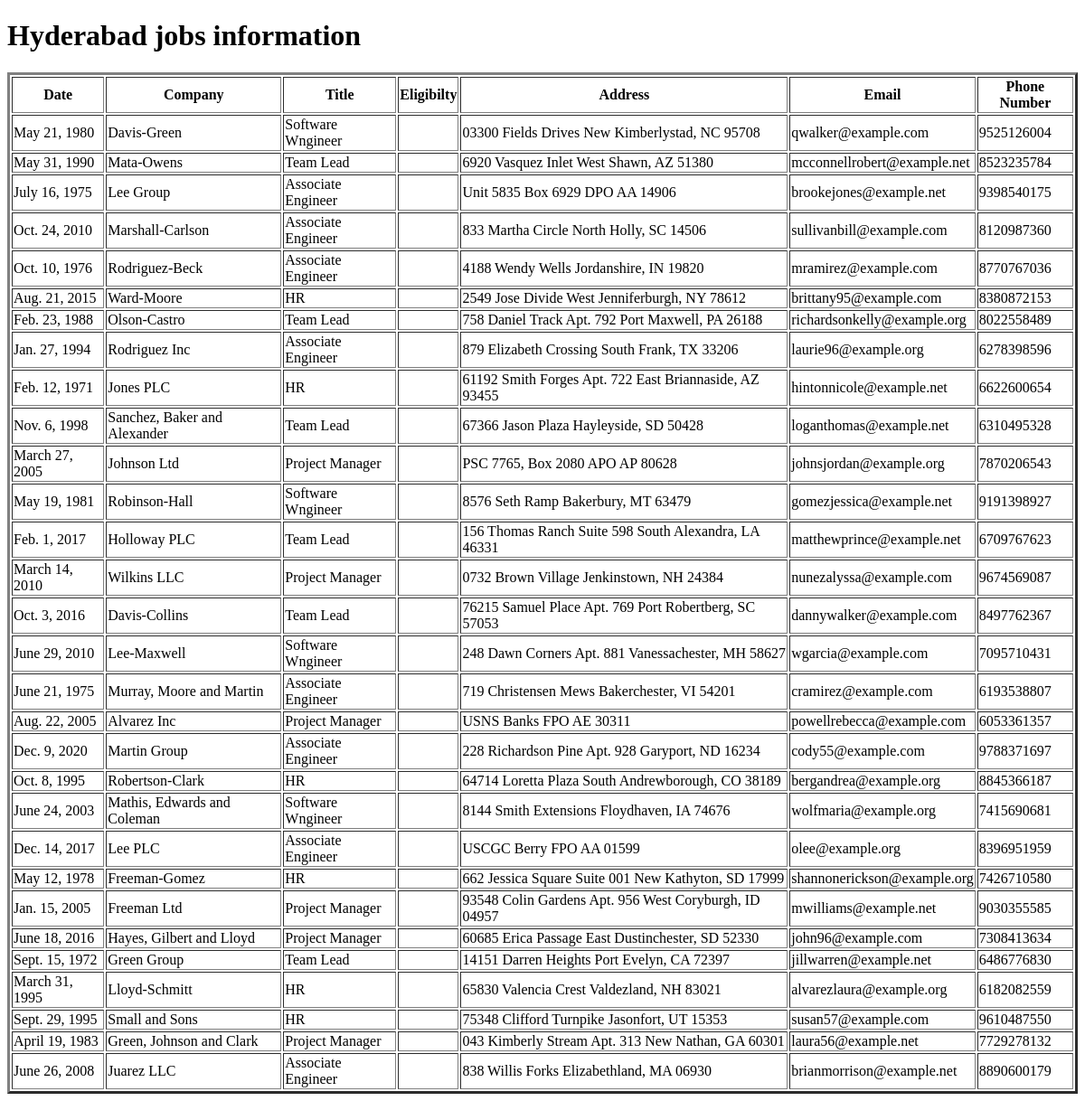
/hydjobsinfo/, run on the app's committed database.
### testapp/models.py (models this page shows)
class HydJobs(models.Model):
    date = models.DateField()
    qcompany = models.CharField(max_length=64)
    title = models.CharField(max_length=64)
    address = models.CharField(max_length=64)
    email = models.EmailField()
    phonenumber = models.BigIntegerField()

### testapp/views.py (the view)
# urls.py: path('hydjobsinfo/',views.hydjobs_view)
def hydjobs_view(request):
    jobs_list=HydJobs.objects.all()
    my_dict={'jobs_list':jobs_list}
    return render(request,'testapp/hydjobs.html',my_dict)

### templates/testapp/hydjobs.html (shortened to what this page needs)
<!DOCTYPE html>
{%load static%}
<html lang="en" dir="ltr">
  <head>
    <link rel="stylesheet" href="{% static 'css/jobs1.css' %}">
  </head>
  <body>
    <h1>Hyderabad jobs information</h1>
    {% if jobs_list %}
    <table border="3">
      <thead>
        <th>Date</th>
        <th>Company</th>
        <th>Title</th>
        <th>Eligibilty</th>
        <th>Address</th>
        <th>Email</th>
        <th>Phone Number</th>
      </thead>
      {% for job in jobs_list %}
      <tr>
        <td>{{job.date}}</td>
        <td>{{job.qcompany}}</td>
        <td>{{job.title}}</td>
        <td>{{job.eligibilty}}</td>
        <td>{{job.address}}</td>
        <td>{{job.email}}</td>
        <td>{{job.phonenumber}}</td>
      </tr>
      {% endfor %}
    </table>
    {% else %}
    <p>No jobs in hyd</p>
    {% endif %}
  </body>
</html>

### data on the page
HydJobs: date "May 21, 1980", qcompany "Davis-Green", title "Software Wngineer", address "03300 Fields Drives New Kimberlystad, NC 95708", email "qwalker@example.com", phonenumber "9525126004"
HydJobs: date "May 31, 1990", qcompany "Mata-Owens", title "Team Lead", address "6920 Vasquez Inlet West Shawn, AZ 51380", email "mcconnellrobert@example.net", phonenumber "8523235784"
HydJobs: date "July 16, 1975", qcompany "Lee Group", title "Associate Engineer", address "Unit 5835 Box 6929 DPO AA 14906", email "brookejones@example.net", phonenumber "9398540175"
HydJobs: date "Oct. 24, 2010", qcompany "Marshall-Carlson", title "Associate Engineer", address "833 Martha Circle North Holly, SC 14506", email "sullivanbill@example.com", phonenumber "8120987360"
HydJobs: date "Oct. 10, 1976", qcompany "Rodriguez-Beck", title "Associate Engineer", address "4188 Wendy Wells Jordanshire, IN 19820", email "mramirez@example.com", phonenumber "8770767036"
HydJobs: date "Aug. 21, 2015", qcompany "Ward-Moore", title "HR", address "2549 Jose Divide West Jenniferburgh, NY 78612", email "brittany95@example.com", phonenumber "8380872153"
HydJobs: date "Feb. 23, 1988", qcompany "Olson-Castro", title "Team Lead", address "758 Daniel Track Apt. 792 Port Maxwell, PA 26188", email "richardsonkelly@example.org", phonenumber "8022558489"
HydJobs: date "Jan. 27, 1994", qcompany "Rodriguez Inc", title "Associate Engineer", address "879 Elizabeth Crossing South Frank, TX 33206", email "laurie96@example.org", phonenumber "6278398596"
HydJobs: date "Feb. 12, 1971", qcompany "Jones PLC", title "HR", address "61192 Smith Forges Apt. 722 East Briannaside, AZ 93455", email "hintonnicole@example.net", phonenumber "6622600654"
HydJobs: date "Nov. 6, 1998", qcompany "Sanchez, Baker and Alexander", title "Team Lead", address "67366 Jason Plaza Hayleyside, SD 50428", email "loganthomas@example.net", phonenumber "6310495328"
HydJobs: date "March 27, 2005", qcompany "Johnson Ltd", title "Project Manager", address "PSC 7765, Box 2080 APO AP 80628", email "johnsjordan@example.org", phonenumber "7870206543"
HydJobs: date "May 19, 1981", qcompany "Robinson-Hall", title "Software Wngineer", address "8576 Seth Ramp Bakerbury, MT 63479", email "gomezjessica@example.net", phonenumber "9191398927"
HydJobs: date "Feb. 1, 2017", qcompany "Holloway PLC", title "Team Lead", address "156 Thomas Ranch Suite 598 South Alexandra, LA 46331", email "matthewprince@example.net", phonenumber "6709767623"
HydJobs: date "March 14, 2010", qcompany "Wilkins LLC", title "Project Manager", address "0732 Brown Village Jenkinstown, NH 24384", email "nunezalyssa@example.com", phonenumber "9674569087"
HydJobs: date "Oct. 3, 2016", qcompany "Davis-Collins", title "Team Lead", address "76215 Samuel Place Apt. 769 Port Robertberg, SC 57053", email "dannywalker@example.com", phonenumber "8497762367"
HydJobs: date "June 29, 2010", qcompany "Lee-Maxwell", title "Software Wngineer", address "248 Dawn Corners Apt. 881 Vanessachester, MH 58627", email "wgarcia@example.com", phonenumber "7095710431"
HydJobs: date "June 21, 1975", qcompany "Murray, Moore and Martin", title "Associate Engineer", address "719 Christensen Mews Bakerchester, VI 54201", email "cramirez@example.com", phonenumber "6193538807"
HydJobs: date "Aug. 22, 2005", qcompany "Alvarez Inc", title "Project Manager", address "USNS Banks FPO AE 30311", email "powellrebecca@example.com", phonenumber "6053361357"
HydJobs: date "Dec. 9, 2020", qcompany "Martin Group", title "Associate Engineer", address "228 Richardson Pine Apt. 928 Garyport, ND 16234", email "cody55@example.com", phonenumber "9788371697"
HydJobs: date "Oct. 8, 1995", qcompany "Robertson-Clark", title "HR", address "64714 Loretta Plaza South Andrewborough, CO 38189", email "bergandrea@example.org", phonenumber "8845366187"
HydJobs: date "June 24, 2003", qcompany "Mathis, Edwards and Coleman", title "Software Wngineer", address "8144 Smith Extensions Floydhaven, IA 74676", email "wolfmaria@example.org", phonenumber "7415690681"
HydJobs: date "Dec. 14, 2017", qcompany "Lee PLC", title "Associate Engineer", address "USCGC Berry FPO AA 01599", email "olee@example.org", phonenumber "8396951959"
HydJobs: date "May 12, 1978", qcompany "Freeman-Gomez", title "HR", address "662 Jessica Square Suite 001 New Kathyton, SD 17999", email "shannonerickson@example.org", phonenumber "7426710580"
HydJobs: date "Jan. 15, 2005", qcompany "Freeman Ltd", title "Project Manager", address "93548 Colin Gardens Apt. 956 West Coryburgh, ID 04957", email "mwilliams@example.net", phonenumber "9030355585"
HydJobs: date "June 18, 2016", qcompany "Hayes, Gilbert and Lloyd", title "Project Manager", address "60685 Erica Passage East Dustinchester, SD 52330", email "john96@example.com", phonenumber "7308413634"
HydJobs: date "Sept. 15, 1972", qcompany "Green Group", title "Team Lead", address "14151 Darren Heights Port Evelyn, CA 72397", email "jillwarren@example.net", phonenumber "6486776830"
HydJobs: date "March 31, 1995", qcompany "Lloyd-Schmitt", title "HR", address "65830 Valencia Crest Valdezland, NH 83021", email "alvarezlaura@example.org", phonenumber "6182082559"
HydJobs: date "Sept. 29, 1995", qcompany "Small and Sons", title "HR", address "75348 Clifford Turnpike Jasonfort, UT 15353", email "susan57@example.com", phonenumber "9610487550"
HydJobs: date "April 19, 1983", qcompany "Green, Johnson and Clark", title "Project Manager", address "043 Kimberly Stream Apt. 313 New Nathan, GA 60301", email "laura56@example.net", phonenumber "7729278132"
HydJobs: date "June 26, 2008", qcompany "Juarez LLC", title "Associate Engineer", address "838 Willis Forks Elizabethland, MA 06930", email "brianmorrison@example.net", phonenumber "8890600179"
